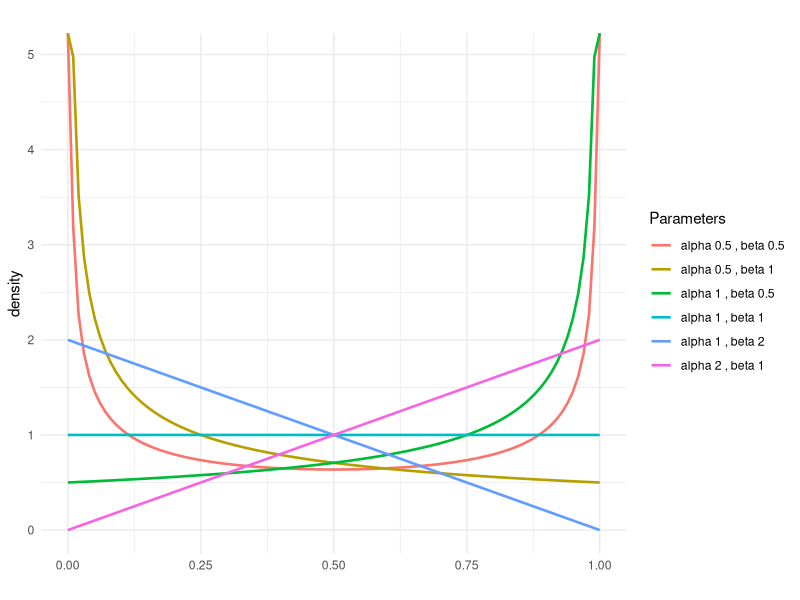

Generate this figure with R:
## ---- chunk 1
library(ggplot2)

# Parameters for the Beta distributions
parameters <- data.frame(
  alpha = c(0.5, 0.5, 1, 1, 1, 2),
  beta = c(0.5, 1, 0.5, 1, 2, 1)
)

x_values <- seq(0, 1, length.out = 100)

# Empty data frame to store the density values
density_data <- data.frame()

# Calculate density values for each set of parameters
for(i in 1:nrow(parameters)){
  y_values <- dbeta(x_values, shape1 = parameters$alpha[i], shape2 = parameters$beta[i])
  density_data <- rbind(density_data, data.frame(x = x_values, y = y_values, group = paste("alpha", parameters$alpha[i],",", "beta", parameters$beta[i])))
}

# Plot 
ggplot(density_data, aes(x = x, y = y, colour = group)) +
  geom_line(size = 0.9) +
  labs(title = "", 
       y = "density",
       x = "", 
       colour = "Parameters") +
  theme_minimal() 
